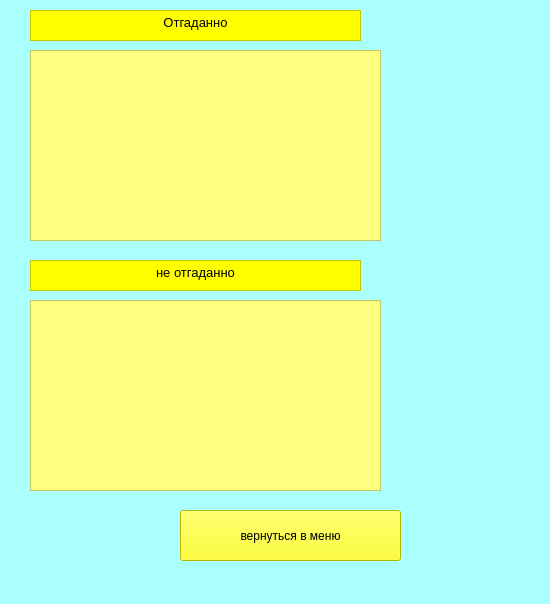
<?xml version="1.0" encoding="UTF-8"?>
<ui version="4.0">
 <class>page4</class>
 <widget class="QMainWindow" name="page4">
  <property name="enabled">
   <bool>true</bool>
  </property>
  <property name="geometry">
   <rect>
    <x>0</x>
    <y>0</y>
    <width>550</width>
    <height>604</height>
   </rect>
  </property>
  <property name="minimumSize">
   <size>
    <width>550</width>
    <height>604</height>
   </size>
  </property>
  <property name="maximumSize">
   <size>
    <width>550</width>
    <height>604</height>
   </size>
  </property>
  <property name="sizeIncrement">
   <size>
    <width>0</width>
    <height>0</height>
   </size>
  </property>
  <property name="palette">
   <palette>
    <active>
     <colorrole role="Button">
      <brush brushstyle="SolidPattern">
       <color alpha="255">
        <red>170</red>
        <green>255</green>
        <blue>255</blue>
       </color>
      </brush>
     </colorrole>
     <colorrole role="Base">
      <brush brushstyle="SolidPattern">
       <color alpha="255">
        <red>170</red>
        <green>255</green>
        <blue>255</blue>
       </color>
      </brush>
     </colorrole>
     <colorrole role="Window">
      <brush brushstyle="SolidPattern">
       <color alpha="255">
        <red>170</red>
        <green>255</green>
        <blue>255</blue>
       </color>
      </brush>
     </colorrole>
     <colorrole role="Highlight">
      <brush brushstyle="SolidPattern">
       <color alpha="255">
        <red>163</red>
        <green>58</green>
        <blue>255</blue>
       </color>
      </brush>
     </colorrole>
     <colorrole role="AlternateBase">
      <brush brushstyle="SolidPattern">
       <color alpha="255">
        <red>197</red>
        <green>170</green>
        <blue>255</blue>
       </color>
      </brush>
     </colorrole>
    </active>
    <inactive>
     <colorrole role="Button">
      <brush brushstyle="SolidPattern">
       <color alpha="255">
        <red>170</red>
        <green>255</green>
        <blue>255</blue>
       </color>
      </brush>
     </colorrole>
     <colorrole role="Base">
      <brush brushstyle="SolidPattern">
       <color alpha="255">
        <red>170</red>
        <green>255</green>
        <blue>255</blue>
       </color>
      </brush>
     </colorrole>
     <colorrole role="Window">
      <brush brushstyle="SolidPattern">
       <color alpha="255">
        <red>170</red>
        <green>255</green>
        <blue>255</blue>
       </color>
      </brush>
     </colorrole>
     <colorrole role="Highlight">
      <brush brushstyle="SolidPattern">
       <color alpha="255">
        <red>163</red>
        <green>58</green>
        <blue>255</blue>
       </color>
      </brush>
     </colorrole>
     <colorrole role="AlternateBase">
      <brush brushstyle="SolidPattern">
       <color alpha="255">
        <red>197</red>
        <green>170</green>
        <blue>255</blue>
       </color>
      </brush>
     </colorrole>
    </inactive>
    <disabled>
     <colorrole role="Button">
      <brush brushstyle="SolidPattern">
       <color alpha="255">
        <red>170</red>
        <green>255</green>
        <blue>255</blue>
       </color>
      </brush>
     </colorrole>
     <colorrole role="Base">
      <brush brushstyle="SolidPattern">
       <color alpha="255">
        <red>170</red>
        <green>255</green>
        <blue>255</blue>
       </color>
      </brush>
     </colorrole>
     <colorrole role="Window">
      <brush brushstyle="SolidPattern">
       <color alpha="255">
        <red>170</red>
        <green>255</green>
        <blue>255</blue>
       </color>
      </brush>
     </colorrole>
     <colorrole role="Highlight">
      <brush brushstyle="SolidPattern">
       <color alpha="255">
        <red>163</red>
        <green>58</green>
        <blue>255</blue>
       </color>
      </brush>
     </colorrole>
     <colorrole role="AlternateBase">
      <brush brushstyle="SolidPattern">
       <color alpha="255">
        <red>197</red>
        <green>170</green>
        <blue>255</blue>
       </color>
      </brush>
     </colorrole>
    </disabled>
   </palette>
  </property>
  <property name="windowTitle">
   <string>MainWindow</string>
  </property>
  <property name="styleSheet">
   <string notr="true">background-color: rgb(170, 255, 255);</string>
  </property>
  <property name="iconSize">
   <size>
    <width>10</width>
    <height>30</height>
   </size>
  </property>
  <widget class="QWidget" name="centralwidget">
   <widget class="QTextBrowser" name="textBrowser">
    <property name="geometry">
     <rect>
      <x>30</x>
      <y>10</y>
      <width>331</width>
      <height>31</height>
     </rect>
    </property>
    <property name="styleSheet">
     <string notr="true">background-color: rgb(255, 255, 0);
font: 75 8pt &quot;MS Shell Dlg 2&quot;;
font: 48pt &quot;MS Shell Dlg 2&quot;;
</string>
    </property>
    <property name="html">
     <string>&lt;!DOCTYPE HTML PUBLIC &quot;-//W3C//DTD HTML 4.0//EN&quot; &quot;http://www.w3.org/TR/REC-html40/strict.dtd&quot;&gt;
&lt;html&gt;&lt;head&gt;&lt;meta name=&quot;qrichtext&quot; content=&quot;1&quot; /&gt;&lt;style type=&quot;text/css&quot;&gt;
p, li { white-space: pre-wrap; }
&lt;/style&gt;&lt;/head&gt;&lt;body style=&quot; font-family:'MS Shell Dlg 2'; font-size:48pt; font-weight:400; font-style:normal;&quot;&gt;
&lt;p align=&quot;center&quot; style=&quot; margin-top:0px; margin-bottom:0px; margin-left:0px; margin-right:0px; -qt-block-indent:0; text-indent:0px;&quot;&gt;&lt;span style=&quot; font-size:10pt;&quot;&gt;Отгаданно&lt;/span&gt;&lt;/p&gt;&lt;/body&gt;&lt;/html&gt;</string>
    </property>
   </widget>
   <widget class="QTextBrowser" name="textBrowser_2">
    <property name="geometry">
     <rect>
      <x>30</x>
      <y>260</y>
      <width>331</width>
      <height>31</height>
     </rect>
    </property>
    <property name="styleSheet">
     <string notr="true">background-color: rgb(255, 255, 0);
font: 75 8pt &quot;MS Shell Dlg 2&quot;;
font: 48pt &quot;MS Shell Dlg 2&quot;;
</string>
    </property>
    <property name="html">
     <string>&lt;!DOCTYPE HTML PUBLIC &quot;-//W3C//DTD HTML 4.0//EN&quot; &quot;http://www.w3.org/TR/REC-html40/strict.dtd&quot;&gt;
&lt;html&gt;&lt;head&gt;&lt;meta name=&quot;qrichtext&quot; content=&quot;1&quot; /&gt;&lt;style type=&quot;text/css&quot;&gt;
p, li { white-space: pre-wrap; }
&lt;/style&gt;&lt;/head&gt;&lt;body style=&quot; font-family:'MS Shell Dlg 2'; font-size:48pt; font-weight:400; font-style:normal;&quot;&gt;
&lt;p align=&quot;center&quot; style=&quot; margin-top:0px; margin-bottom:0px; margin-left:0px; margin-right:0px; -qt-block-indent:0; text-indent:0px;&quot;&gt;&lt;span style=&quot; font-size:10pt;&quot;&gt;не отгаданно&lt;/span&gt;&lt;/p&gt;&lt;/body&gt;&lt;/html&gt;</string>
    </property>
   </widget>
   <widget class="QPushButton" name="menu4">
    <property name="geometry">
     <rect>
      <x>180</x>
      <y>510</y>
      <width>221</width>
      <height>51</height>
     </rect>
    </property>
    <property name="styleSheet">
     <string notr="true">background-color: rgb(255, 255, 0);
font: 10pt &quot;MS Shell Dlg 2&quot;;</string>
    </property>
    <property name="text">
     <string>вернуться в меню</string>
    </property>
   </widget>
   <widget class="QTextEdit" name="textbottom">
    <property name="geometry">
     <rect>
      <x>30</x>
      <y>300</y>
      <width>351</width>
      <height>191</height>
     </rect>
    </property>
    <property name="styleSheet">
     <string notr="true">background-color: rgb(255, 255, 255);
font: 10pt &quot;MS Shell Dlg 2&quot;;
background-color: rgb(255, 255, 127);</string>
    </property>
    <property name="html">
     <string>&lt;!DOCTYPE HTML PUBLIC &quot;-//W3C//DTD HTML 4.0//EN&quot; &quot;http://www.w3.org/TR/REC-html40/strict.dtd&quot;&gt;
&lt;html&gt;&lt;head&gt;&lt;meta name=&quot;qrichtext&quot; content=&quot;1&quot; /&gt;&lt;style type=&quot;text/css&quot;&gt;
p, li { white-space: pre-wrap; }
&lt;/style&gt;&lt;/head&gt;&lt;body style=&quot; font-family:'MS Shell Dlg 2'; font-size:10pt; font-weight:400; font-style:normal;&quot;&gt;
&lt;p style=&quot;-qt-paragraph-type:empty; margin-top:0px; margin-bottom:0px; margin-left:0px; margin-right:0px; -qt-block-indent:0; text-indent:0px; font-size:7.8pt;&quot;&gt;&lt;br /&gt;&lt;/p&gt;&lt;/body&gt;&lt;/html&gt;</string>
    </property>
   </widget>
   <widget class="QTextEdit" name="texttop">
    <property name="geometry">
     <rect>
      <x>30</x>
      <y>50</y>
      <width>351</width>
      <height>191</height>
     </rect>
    </property>
    <property name="styleSheet">
     <string notr="true">background-color: rgb(255, 255, 255);
background-color: rgb(255, 255, 127);
font: 10pt &quot;MS Shell Dlg 2&quot;;</string>
    </property>
    <property name="html">
     <string>&lt;!DOCTYPE HTML PUBLIC &quot;-//W3C//DTD HTML 4.0//EN&quot; &quot;http://www.w3.org/TR/REC-html40/strict.dtd&quot;&gt;
&lt;html&gt;&lt;head&gt;&lt;meta name=&quot;qrichtext&quot; content=&quot;1&quot; /&gt;&lt;style type=&quot;text/css&quot;&gt;
p, li { white-space: pre-wrap; }
&lt;/style&gt;&lt;/head&gt;&lt;body style=&quot; font-family:'MS Shell Dlg 2'; font-size:10pt; font-weight:400; font-style:normal;&quot;&gt;
&lt;p style=&quot;-qt-paragraph-type:empty; margin-top:0px; margin-bottom:0px; margin-left:0px; margin-right:0px; -qt-block-indent:0; text-indent:0px; font-size:7.8pt;&quot;&gt;&lt;br /&gt;&lt;/p&gt;&lt;/body&gt;&lt;/html&gt;</string>
    </property>
   </widget>
  </widget>
  <widget class="QStatusBar" name="statusbar"/>
 </widget>
 <resources/>
 <connections/>
</ui>
